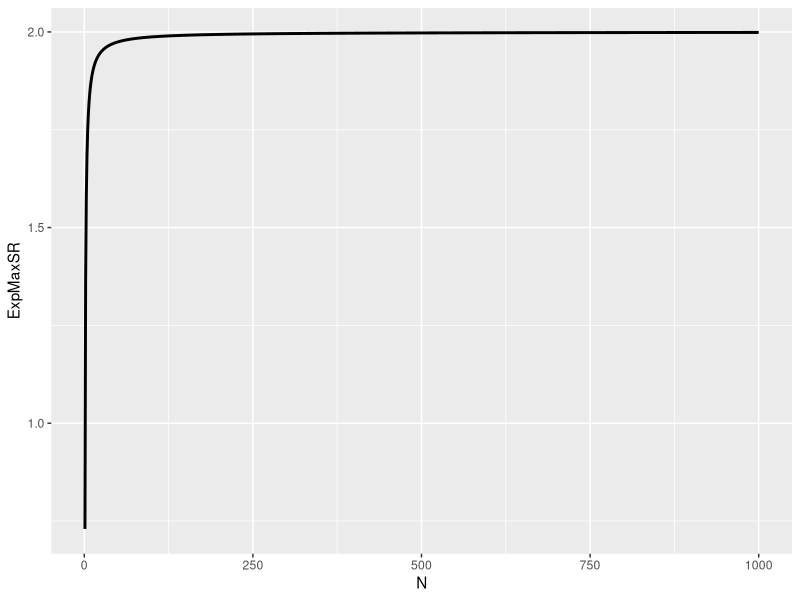
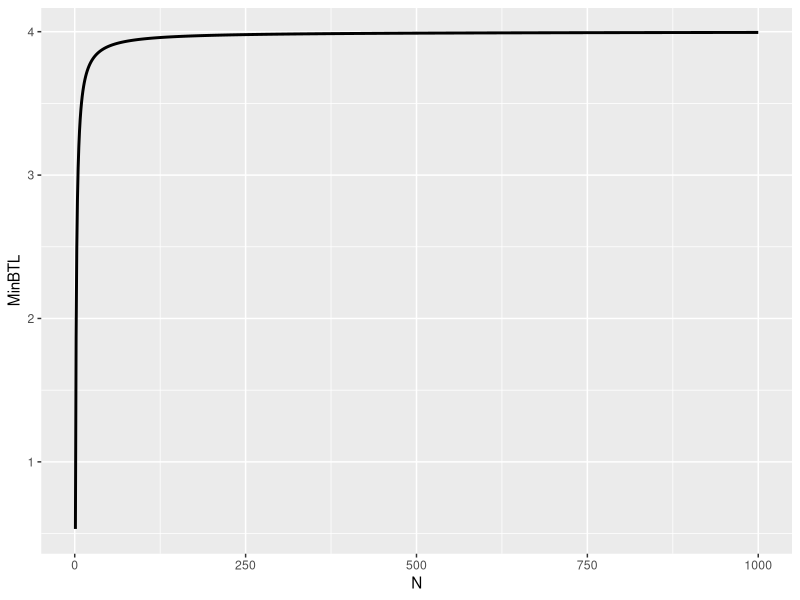

Reproduce these figures in R, in order.
## ---- chunk 1
library(ggplot2)
ExMaxSR = function(N){
  gamma_ct = -digamma(1)
  Z = pnorm(0)
  return((1-gamma_ct)*Z^{-1}*(1-1/N) + gamma_ct*Z^{-1}*(1-1/N*exp(1)^{-1}))
}
N = list(1:1000)
result = purrr::map(N,ExMaxSR)
ggplot2::ggplot(data.frame(ExpMaxSR = unlist(result),N = unlist(N)),aes(x=N,y=ExpMaxSR)) +
  geom_line(size=1)
## ---- chunk 2
MinBTL <- function(N,MaxSR){
  return((ExMaxSR(N)/MaxSR)^2)
}
N = list(1:1000)
result = purrr::map2(N,1,MinBTL)
ggplot2::ggplot(data.frame(MinBTL = unlist(result),N = unlist(N)),aes(x=N,y=MinBTL)) +
  geom_line(size=1)
